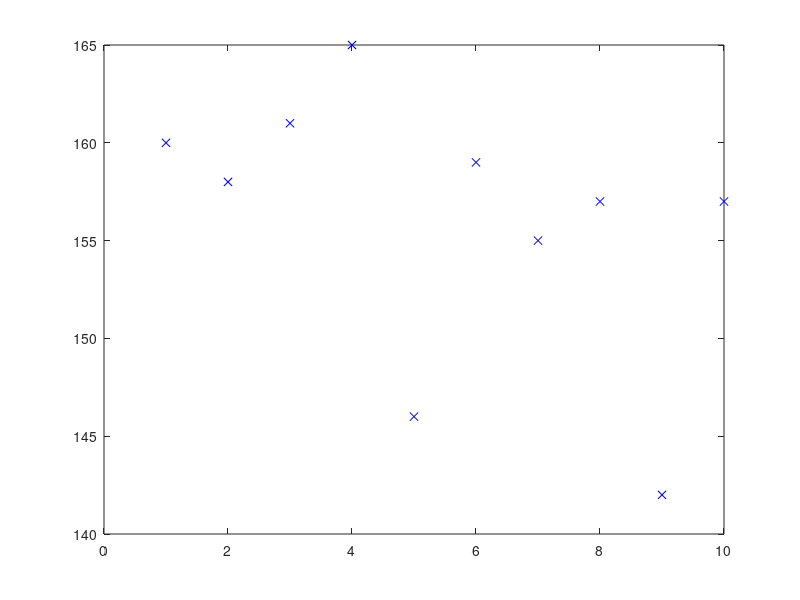

Write the MATLAB code that produced this figure. (Note: this script raises an error after producing the figure.)
%%% Kalman Filter Run Script
% This script attemps to explore custom Kalman filter possibilities
% - as opposed to entering these through command

% Create data
x =  [1;2;3;4;5;6;7;8;9;10];
%y = [3; 4.76; 7.1; 8.9; 11; 13; 14.9; 17; 20; 22];
%y2 = [0.39;0.5; 0.48; 0.29; 0.25; 0.32; 0.34; 0.48; 0.41; 0.45];
y3 = [160;158;161;165;146;159;155;157;142;157];
%y4 = [0; 1; 4; 16; 25; 36; 49; 64; 81; 100]; % needs another dimension

% Initialize kalman filter variables
results = []; % initialize results store
t = size(y3); t = t(1); % set recursive counter.. size of your data
xi = 160;%;0]; % initial state vector
Pi = 1;%,0;0,0]; % initial covariance matrix
A = 1; % state transition coefficient matrix
B = -1;%2; % control coefficient matrix
uk = 1;%1; % control signal vector
wk = 0; % process noise vector (for each state parameter)
Q = cov(wk); % process covariance
R = cov(1:1:t,y3);%0.1;%, 0; 0, 0]; % measurement covariance
R = R(1,1); % use if there is a relation between x and y
%R = R(2,2); % use if there is y is independent e.g. fixed value
H = 1;%,1;1,1]; % transformation matrix

% Plot data
plot(x,y3,'bx'), hold on

% Perform Kalman filter
results = kalmanf(y3, A, xi, Pi, B, uk, wk, Q, R, H, results, t);

% Plot filter regression output
plot(x,results,'g--')

% Compare to linear regression
%fitresult = fit(x,y3,'poly1');
%plot(fitresult)

hold off
ylim([0 inf]) % adjust y axis limits

clear A xi Pi B uk wk Q R H t fitresult

% Written by Yazan Obeidi July 2015, Princess Margaret Cancer Centre
